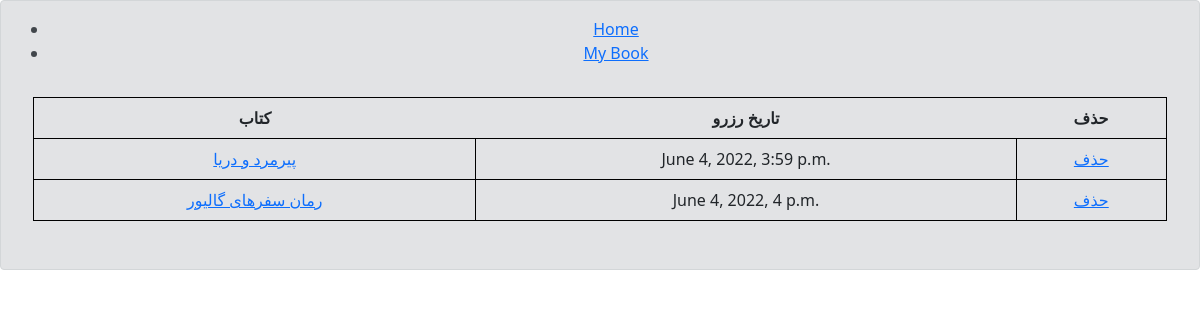
The app's page /order/orders (signed in) with its own data.
### order/models.py (models this page shows, shortened)
class Order(models.Model):
    USER = get_user_model()
    user = models.ForeignKey(USER, on_delete=models.CASCADE, related_name='user_order', verbose_name='نام یوزر')
    book = models.ForeignKey(Book, on_delete=models.CASCADE, related_name='book_order', verbose_name='نام کتاب')
    reserv_date = models.DateTimeField(auto_now_add=True)
    is_reserve = models.BooleanField(default=True)
    class Meta:
        ordering = ('reserv_date',)

### book/models.py (models this page shows, shortened)
class Book(models.Model):
    title = models.CharField(max_length=70, verbose_name="نام کتاب")
    slug = models.SlugField(unique=True, verbose_name='آدرس')
    athore = models.ForeignKey(
        Author,
        on_delete=models.CASCADE,
        verbose_name="نویسنده کتاب",
        related_name="book_athore"
        )
    description = models.TextField(verbose_name="توضیحات کتاب")
    photo = models.ImageField(upload_to='images/book/%Y/%m/%d/', verbose_name="عکس محصول")
    release_date = models.IntegerField(verbose_name="تاریخ انتشار کتاب")
    reserve = models.BooleanField(default=False, verbose_name="رزرو شده ؟")
    genre = models.ManyToManyField(Genre, related_name='book_genre', verbose_name="ژانر کتاب")

### order/views.py (the view)
# urls.py: path('orders', orders_list, name='my-orders'),
@login_required
def orders_list(request):
    orders = Order.objects.filter(user=request.user, is_reserve=True)
    context = {
        'orders':orders
    }
    return render(request, 'order/orders.html', context)

### order/templates/order/orders.html
{% extends 'base.html' %}
{% load static %}
{% block content %}
        <table style="border: 1px solid black;" class="table">
            <tr>
                <th>کتاب</th>
                <th>تاریخ رزرو</th>
                <th>حذف</th>
            </tr>
            {% for order in orders %}
                {%if order.is_reserve %}
                    <tr>
                        <td style="border: 1px solid black;"><a href="{% url 'book:book-detail' order.book.id%}">{{order.book.title}}</a></td>
                        <td style="border: 1px solid black;">{{order.reserv_date}}</td>
                        <td style="border: 1px solid black;"><a href="{% url 'order:del-orders' order.id%}">حذف</a></td>
                    </tr>
                {% endif %}
            {% empty %}
                    هیچ کتابی رزرو نکرده اید
            {% endfor %}
        </table>
{% endblock content %}

### records on screen
Order: book "پیرمرد و دریا", reserv_date "June 4, 2022, 3:59 p.m."
Order: book "رمان سفرهای گالیور", reserv_date "June 4, 2022, 4 p.m."
